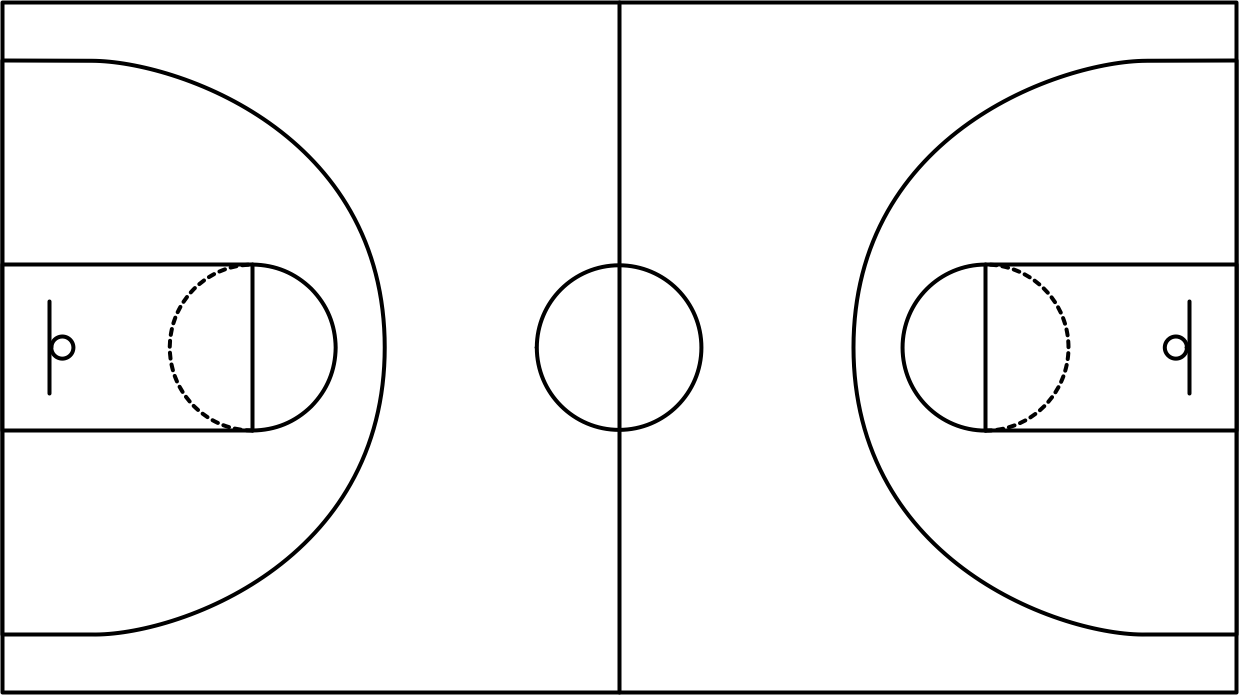
#> input picture resources/2d_map.png, 1241 x 695 px
$ python -i rectify_court.py   (imports and definitions only)
#> lines starting #> are read from the running program, lines starting #| are printed output that depends on the picture; after the words box and inside, x2 and y2 are one past the last pixel; in counts of white or black regions, pixels touching at a corner belong together
#> further down, picture is the input picture: shape (695, 1241, 3); min 0, max 255, mean 243.4
import cv2
import numpy as np

from tools.plot_tools import plt_plot

FLANN_INDEX_KDTREE = 1
index_params = dict(algorithm=FLANN_INDEX_KDTREE, trees=5)
search_params = dict(checks=50)
flann = cv2.FlannBasedMatcher(index_params, search_params)


# [82 lines left out: functions collage, add_frame, not called in this run]


def binarize_erode_dilate(img, plot=False):
#> called with plot = False
    gray = cv2.cvtColor(img, cv2.COLOR_BGR2GRAY)
    th, img_otsu = cv2.threshold(gray, thresh=100, maxval=255, type=cv2.THRESH_OTSU)
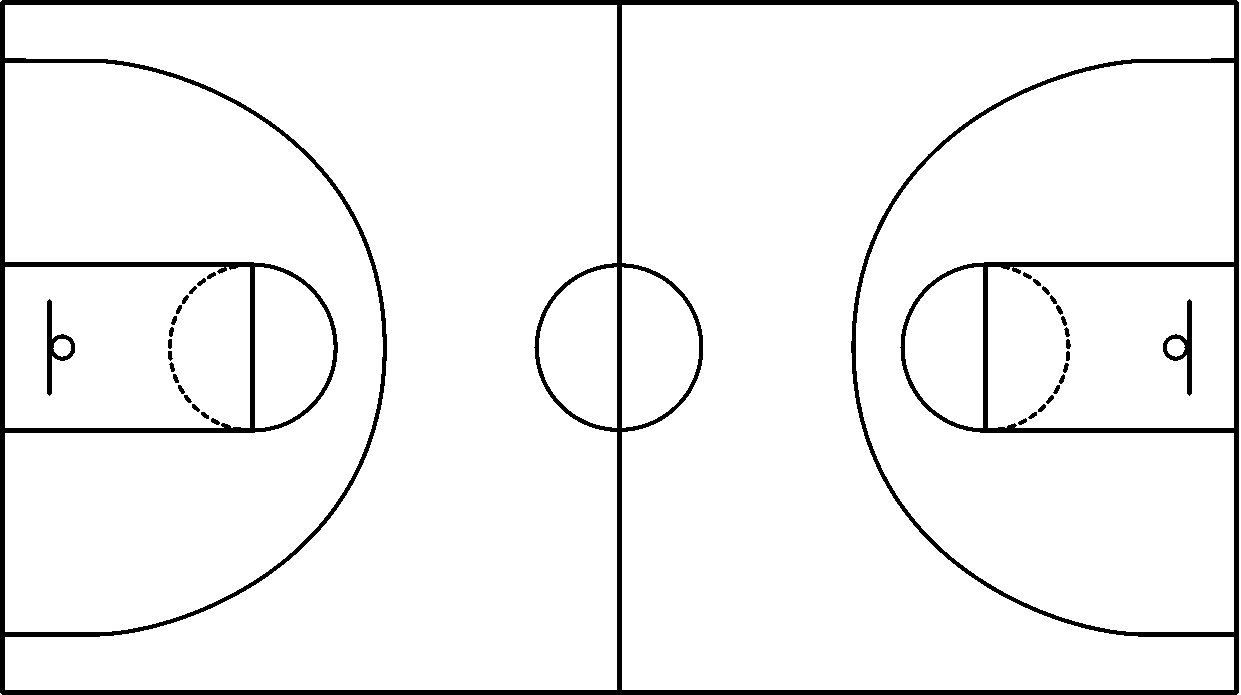
#> img_otsu: shape (695, 1241); 94.7% white; 35 black regions, largest, box (x1, y1, x2, y2) and area: (0, 0, 1239, 695) 42831, (1163, 299, 1192, 396) 740, (47, 299, 75, 396) 734
#> th = 146

    if plot: plt_plot(img_otsu, "Panorama after Otsu", cmap="gray")

    kernel = np.array([[0, 0, 0],
                       [1, 1, 1],
                       [0, 0, 0]], np.uint8)
    img_otsu = cv2.erode(img_otsu, kernel, iterations=20)
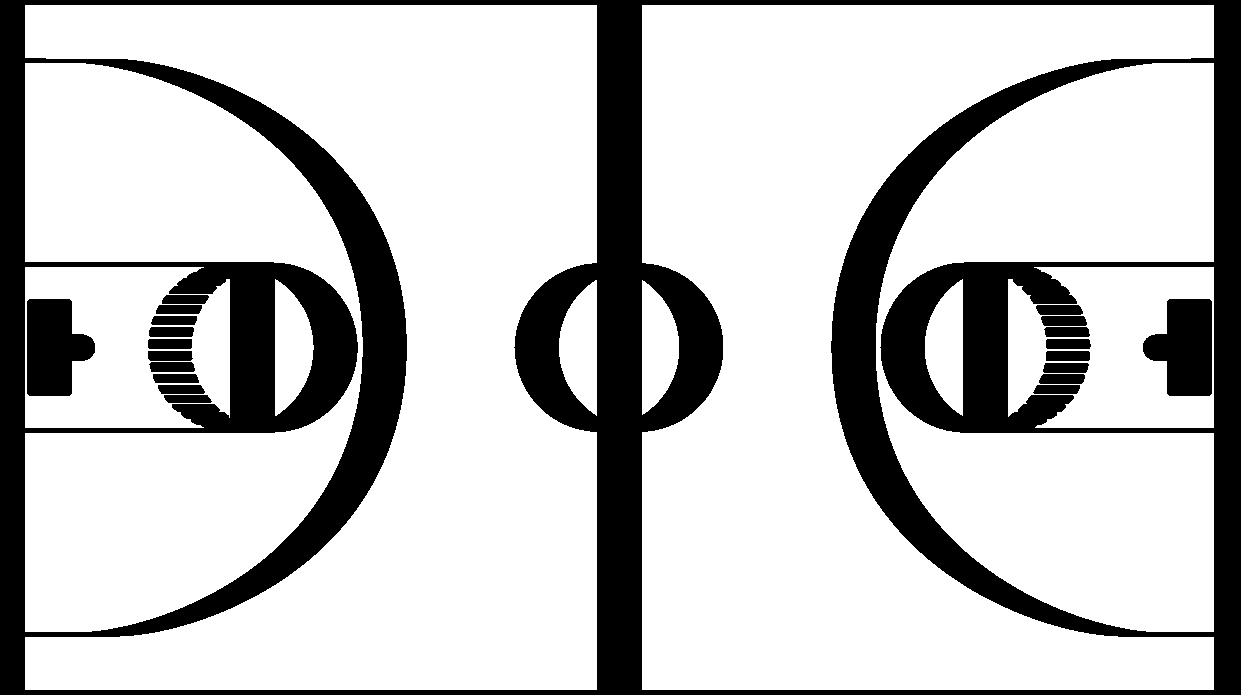
#> img_otsu: shape (695, 1241); 76.3% white; 21 black regions, largest, box (x1, y1, x2, y2) and area: (0, 0, 1241, 695) 186721, (1143, 299, 1212, 396) 4924, (27, 299, 95, 396) 4902
    img_otsu = cv2.dilate(img_otsu, kernel, iterations=20)
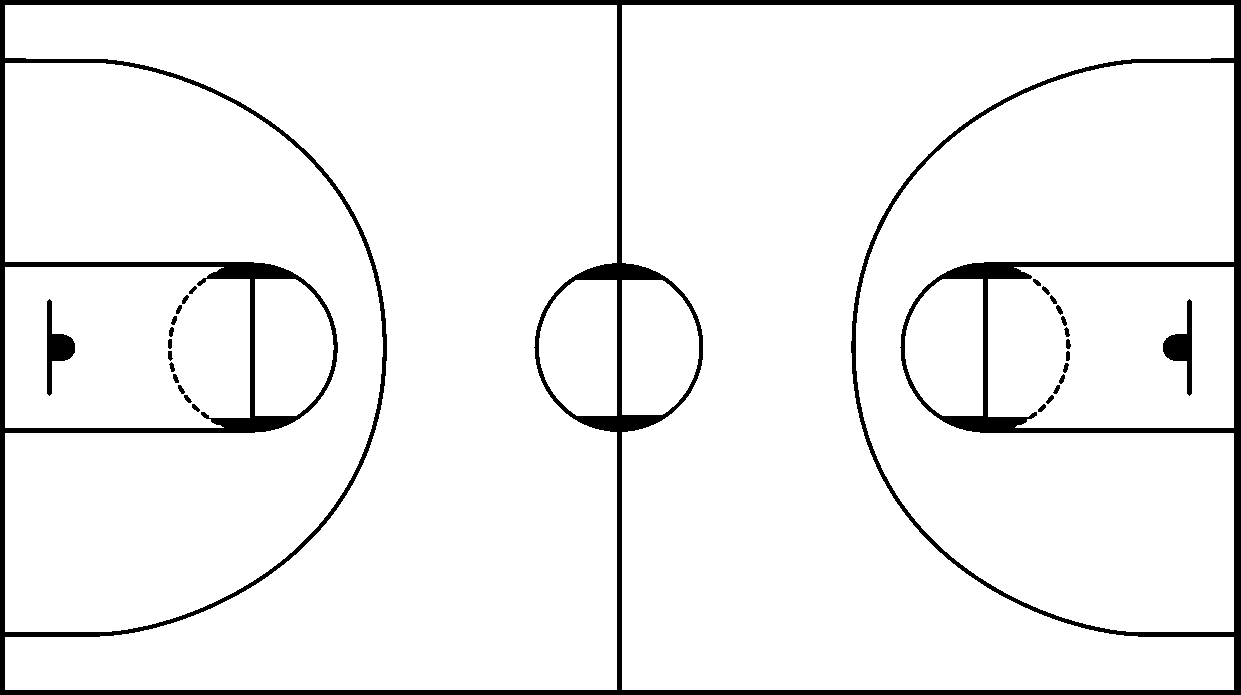
#> img_otsu: shape (695, 1241); 94% white; 28 black regions, largest, box (x1, y1, x2, y2) and area: (0, 0, 1241, 695) 48426, (1163, 299, 1192, 396) 1044, (47, 299, 75, 396) 1022

    if plot: plt_plot(img_otsu, "After Erosion-Dilation", cmap="gray")
    return img_otsu


# [98 lines left out: functions rectangularize_court, homography, rectify, not called in this run]

>>> import cv2
>>> picture = cv2.imread('resources/2d_map.png')
>>> result = binarize_erode_dilate(picture)
